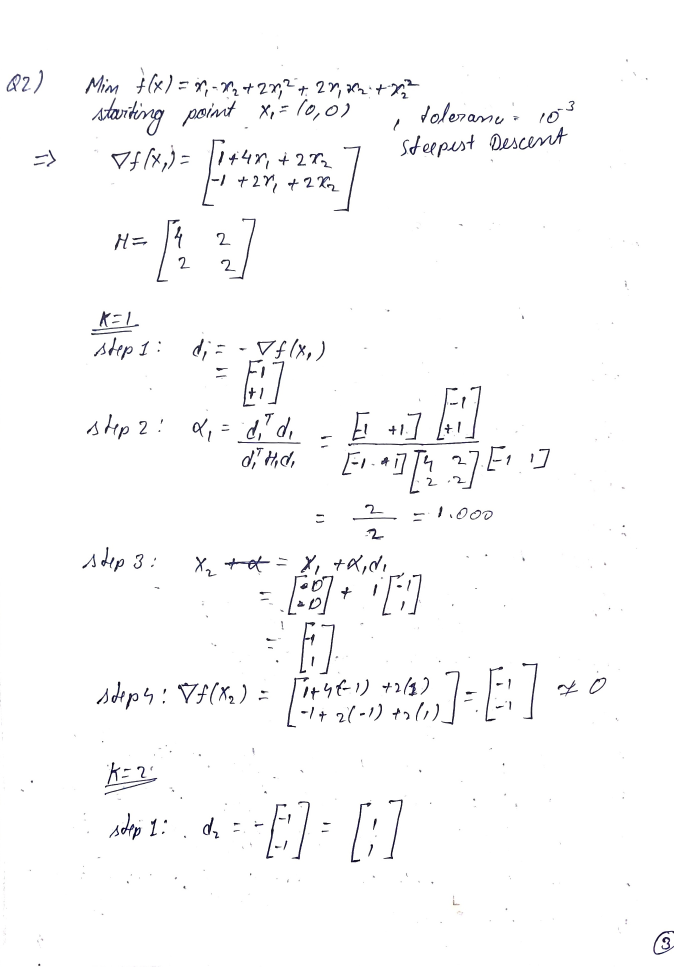
#> input picture uploads/21fadfc70005409985e73540005851eb.jpg, 2022 x 2899 px (shown at 1/3 size)
$ python -i preprocessing_agent.py   (imports and definitions only)
#> lines starting #> are read from the running program, lines starting #| are printed output that depends on the picture; after the words box and inside, x2 and y2 are one past the last pixel; in counts of white or black regions, pixels touching at a corner belong together
# preprocessing_agent.py

import cv2
import numpy as np
import logging

logger = logging.getLogger("Preprocessing")

# Target max dimension — matches what the API will use
TARGET_MAX_DIM = 1024


def _crop_to_content(img, padding=20):
    """Crop image to the bounding box of actual content (remove empty margins)."""
    # Invert for findContours (needs white content on black bg)
    inv = cv2.bitwise_not(img)
    coords = cv2.findNonZero(inv)
    if coords is None:
        return img
    x, y, w, h = cv2.boundingRect(coords)
    # Add padding
    y1 = max(0, y - padding)
    y2 = min(img.shape[0], y + h + padding)
    x1 = max(0, x - padding)
    x2 = min(img.shape[1], x + w + padding)
    cropped = img[y1:y2, x1:x2]
    logger.info(f"Cropped to content: {img.shape[1]}x{img.shape[0]} → {cropped.shape[1]}x{cropped.shape[0]}")
    return cropped


def _resize_to_target(img, max_dim=TARGET_MAX_DIM):
    """Resize so longest side is at most max_dim."""
    h, w = img.shape[:2]
    if max(h, w) <= max_dim:
        return img
    scale = max_dim / max(h, w)
    new_w, new_h = int(w * scale), int(h * scale)
    resized = cv2.resize(img, (new_w, new_h), interpolation=cv2.INTER_AREA)
    logger.info(f"Resized: {w}x{h} → {new_w}x{new_h}")
    return resized


def preprocess_image(image_path, save_path="processed.jpg"):
#> called with save_path = 'processed.jpg'
    logger.info(f"Loading image: {image_path}")

    # Load image
    img = cv2.imread(image_path)
#> img is the input picture: shape (2899, 2022, 3); mean B, G, R 251, 250.6, 250.7

    # Null-check: cv2.imread returns None for invalid paths
    if img is None:
        logger.error(f"Failed to load image: {image_path}")
        raise FileNotFoundError(f"Could not load image: {image_path}")

    h, w = img.shape[:2]
#> h = 2899; w = 2022
    logger.info(f"Image loaded: {w}x{h} pixels")

    # Step 1: Resize EARLY (before expensive operations)
    img = _resize_to_target(img)
#> in _resize_to_target, `resized = cv2.resize(img, (new_w, new_h), interpolation=cv2.INTER_AREA)`:
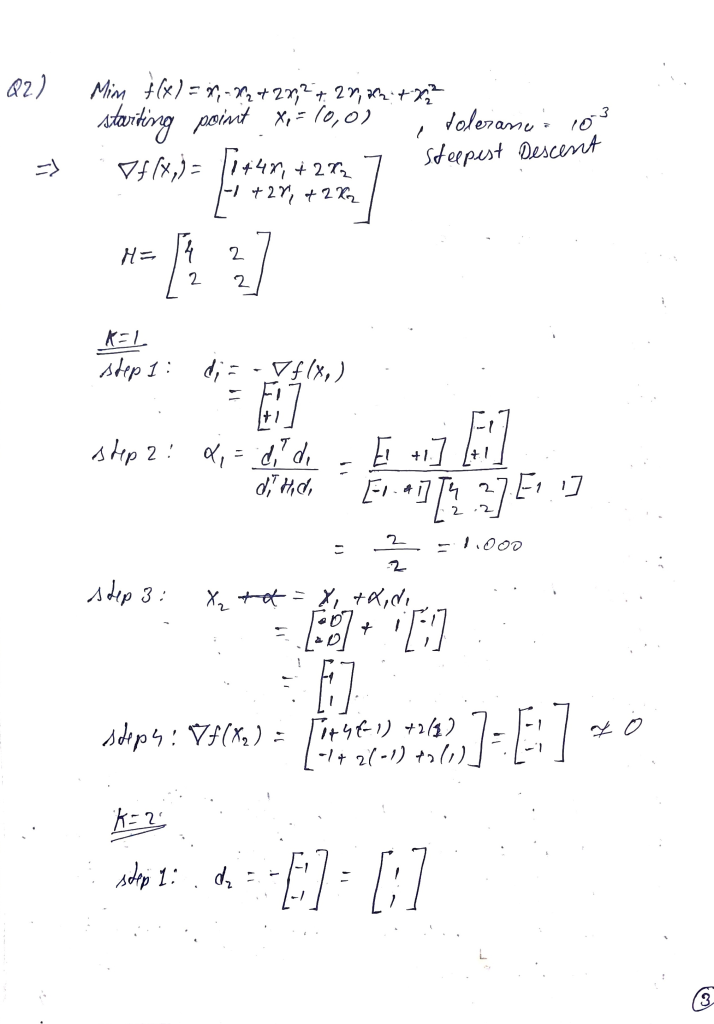
#> resized: shape (1024, 714, 3); mean B, G, R 251, 250.6, 250.7

    # Step 2: Convert to grayscale
    gray = cv2.cvtColor(img, cv2.COLOR_BGR2GRAY)
    logger.info("Converted to grayscale")

    # Step 3: Denoise (now faster on smaller image)
    denoised = cv2.fastNlMeansDenoising(gray, None, 30, 7, 21)
    logger.info("Applied denoising")

    # Step 4: Increase contrast using CLAHE
    clahe = cv2.createCLAHE(clipLimit=2.0, tileGridSize=(8, 8))
    contrast = clahe.apply(denoised)
    logger.info("Applied CLAHE contrast enhancement")

    # Step 5: Adaptive threshold
    thresh = cv2.adaptiveThreshold(
        contrast, 255,
        cv2.ADAPTIVE_THRESH_GAUSSIAN_C,
        cv2.THRESH_BINARY, 11, 2
    )
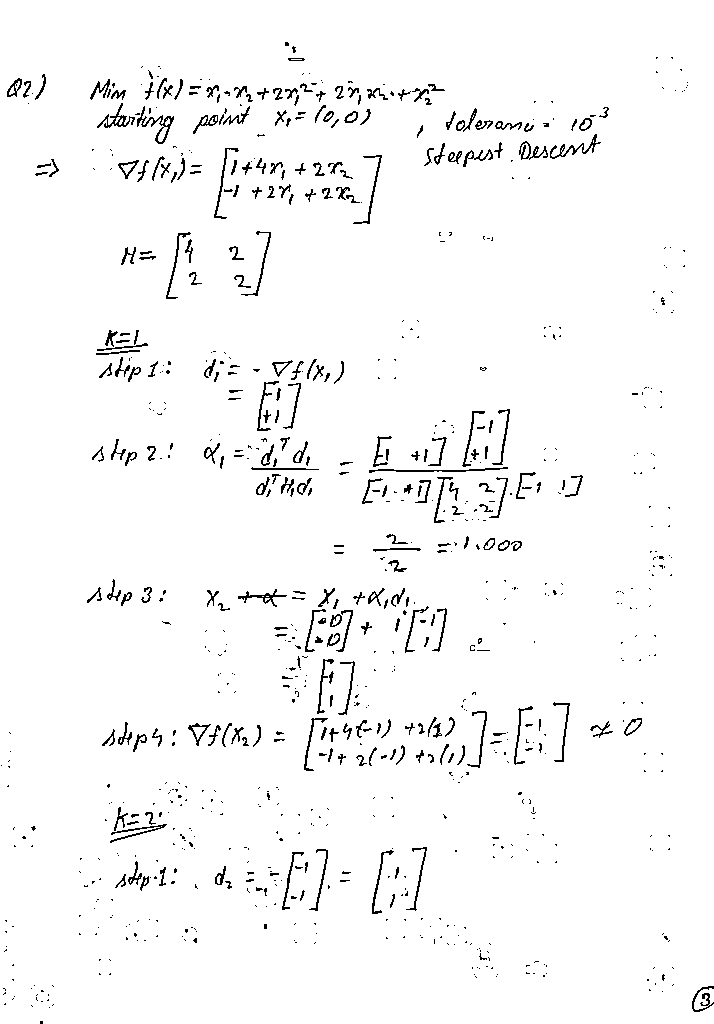
#> thresh: shape (1024, 714); 97.2% white; black in thin lines or dots
    logger.info("Applied adaptive thresholding")

    # Step 6: Crop to content (remove empty margins)
    processed = _crop_to_content(thresh)
#> in _crop_to_content, `inv = cv2.bitwise_not(img)`: inv: shape (1024, 714); 2.8% white in thin lines or dots
#> in _crop_to_content, `coords = cv2.findNonZero(inv)`: coords = contour of 20557 points, box (x1, y1, x2, y2) (1, 42, 714, 1024), area 177558
#> in _crop_to_content, `x, y, w, h = cv2.boundingRect(coords)`: x = 1; y = 42; w = 713; h = 982
#> in _crop_to_content, `y1 = max(0, y - padding)`: y1 = 22
#> in _crop_to_content, `y2 = min(img.shape[0], y + h + padding)`: y2 = 1024
#> in _crop_to_content, `x1 = max(0, x - padding)`: x1 = 0
#> in _crop_to_content, `x2 = min(img.shape[1], x + w + padding)`: x2 = 714
#> in _crop_to_content, `cropped = img[y1:y2, x1:x2]`:
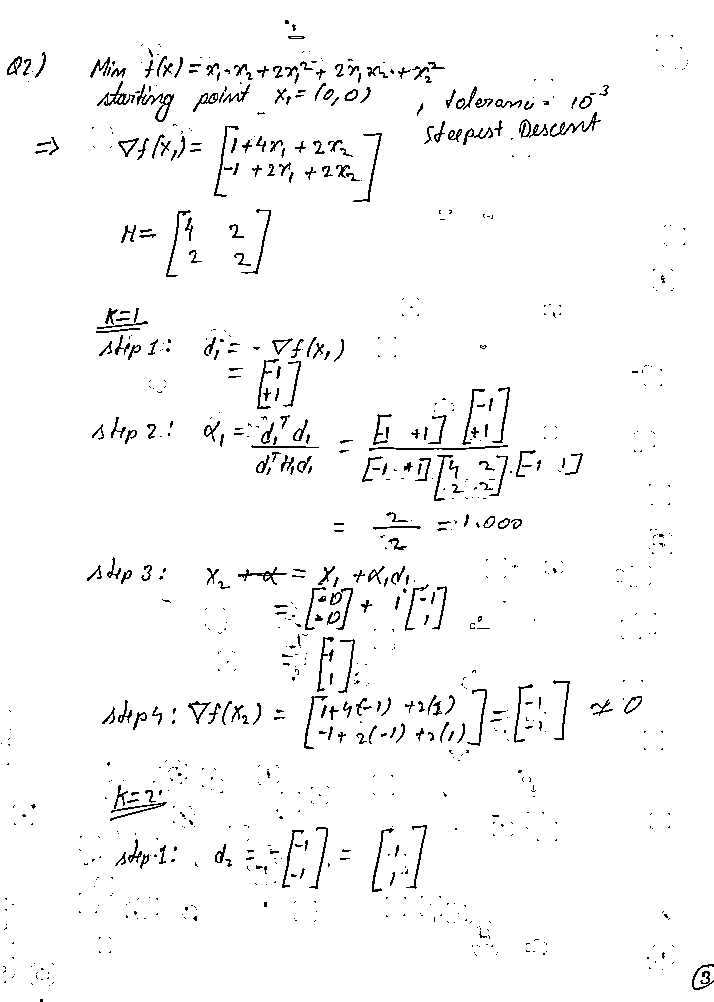
#> cropped: shape (1002, 714); 97.1% white; black in thin lines or dots

    # Save as JPEG (smaller file = faster upload to API)
    cv2.imwrite(save_path, processed, [cv2.IMWRITE_JPEG_QUALITY, 90])
    logger.info(f"Saved processed image → {save_path}")

    return save_path

>>> result = preprocess_image('../uploads/21fadfc70005409985e73540005851eb.jpg')
